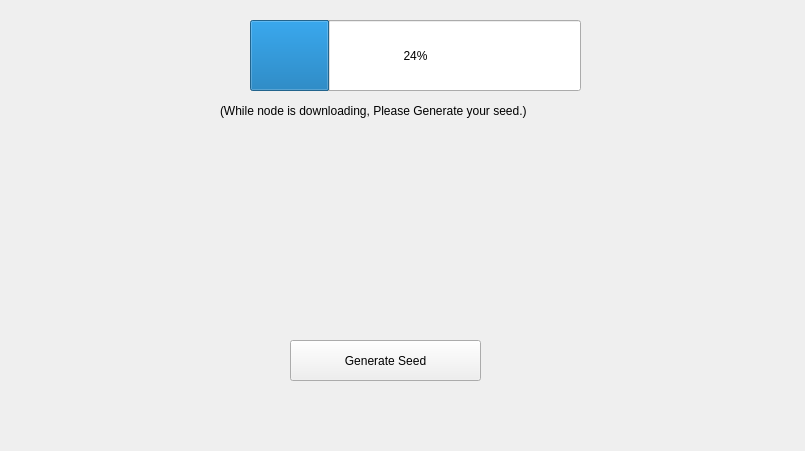
<?xml version="1.0" encoding="UTF-8"?>
<ui version="4.0">
 <class>Generate</class>
 <widget class="QWidget" name="Generate">
  <property name="geometry">
   <rect>
    <x>0</x>
    <y>0</y>
    <width>805</width>
    <height>451</height>
   </rect>
  </property>
  <property name="windowTitle">
   <string>Form</string>
  </property>
  <widget class="QPushButton" name="gen_seed">
   <property name="geometry">
    <rect>
     <x>290</x>
     <y>340</y>
     <width>191</width>
     <height>41</height>
    </rect>
   </property>
   <property name="text">
    <string>Generate Seed</string>
   </property>
  </widget>
  <widget class="QProgressBar" name="progressBar">
   <property name="geometry">
    <rect>
     <x>250</x>
     <y>20</y>
     <width>331</width>
     <height>71</height>
    </rect>
   </property>
   <property name="value">
    <number>24</number>
   </property>
  </widget>
  <widget class="QLabel" name="label">
   <property name="geometry">
    <rect>
     <x>220</x>
     <y>100</y>
     <width>461</width>
     <height>21</height>
    </rect>
   </property>
   <property name="text">
    <string>(While node is downloading, Please Generate your seed.)</string>
   </property>
  </widget>
 </widget>
 <resources/>
 <connections/>
</ui>
